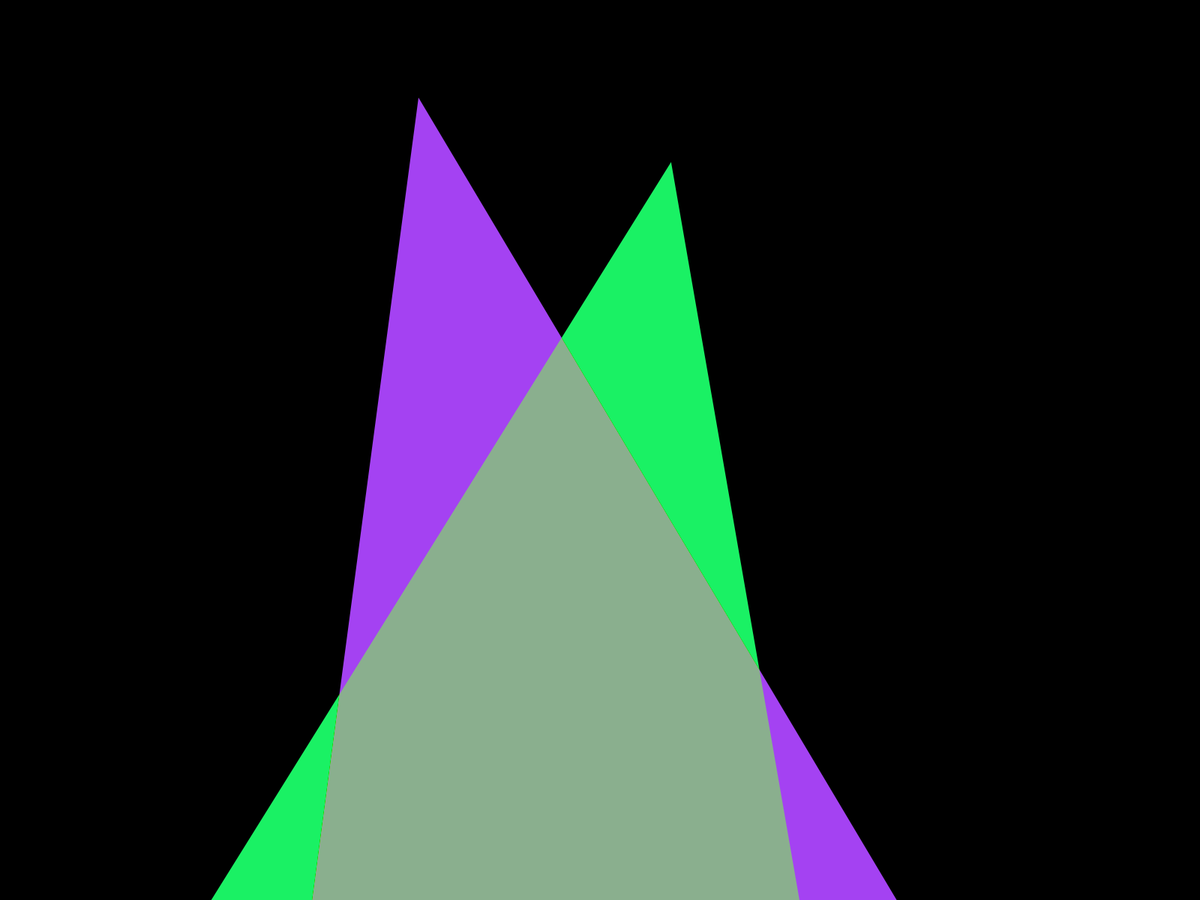
Frame 1 (no input)
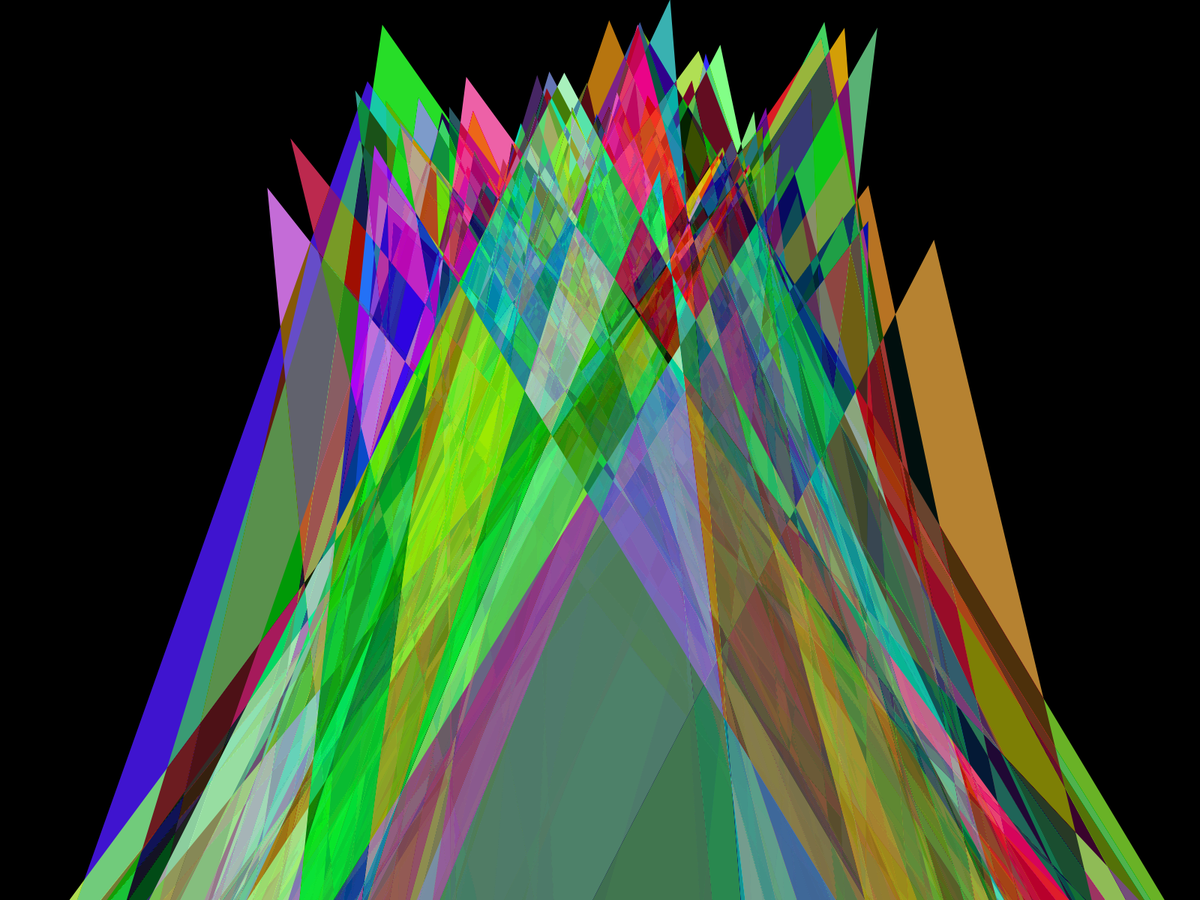
Frame 60 (the mouse pressed at the canvas centre just before this capture)
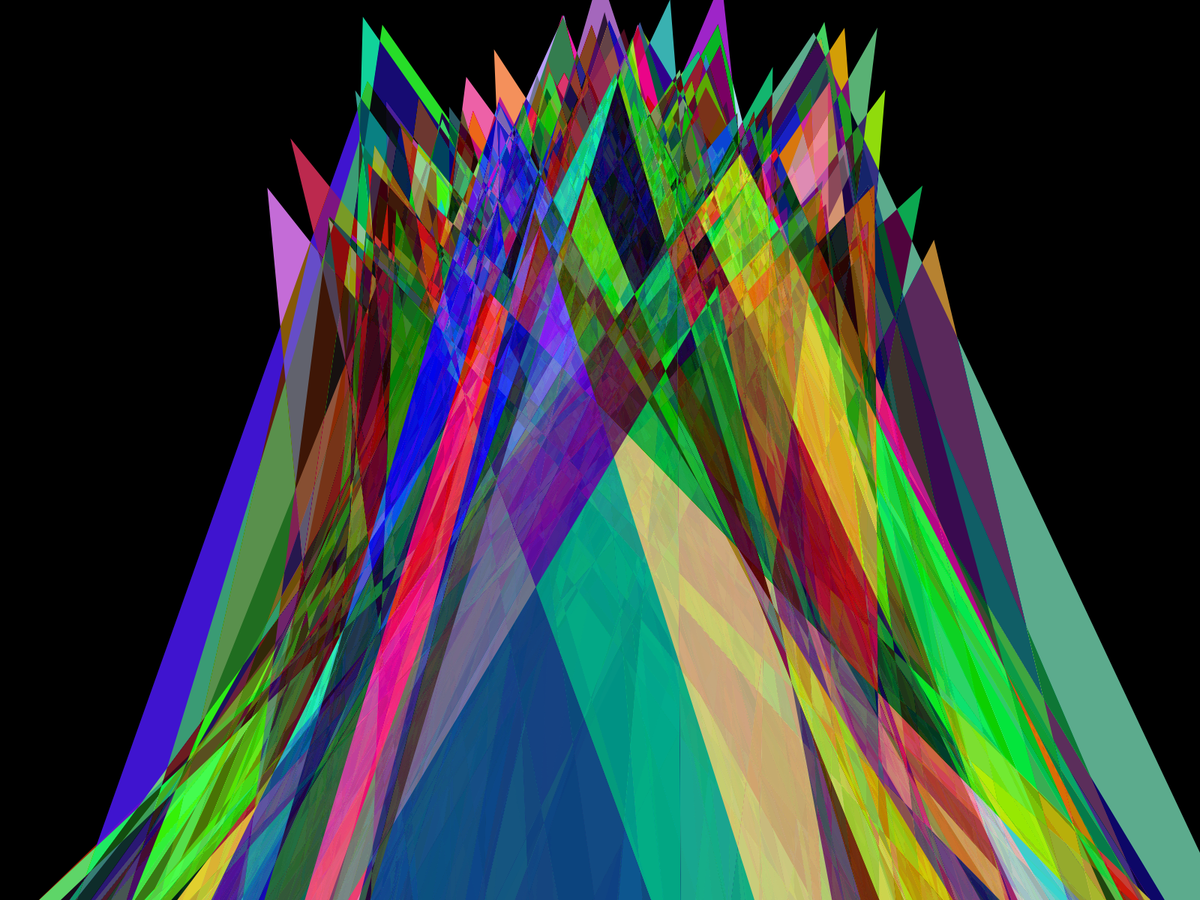
Frame 120 (the mouse held since frame 60 and released just before this capture)

The Processing sketch that drew these frames (run headless with seeded random() and noise(); from frame 60 on, the mouse is pressed at the canvas centre):

// Processing sketch: Project2_Yatco
// ── Project2_Yatco.pde
unit[] brushes;

int iterations;

void setup()
{
  fullScreen();
  background(0);
  
  brushes = new unit[2];
  
  for (int i = 0; i < brushes.length; i++)
  {
    brushes[i] = new unit(); //the specific code that does it ig
    brushes[i].pos = new PVector(width, height); //randomizes position for each unit
  }
}

//std = standard deviation
float Gaussian(float std, float mean) //mean = change the center
{
  return std * randomGaussian() + mean;
}

void draw()
{
  for (int i = 0; i < brushes.length; i++)
  {
  brushes[1].render();
  }
  
  iterations++;
  
  if (iterations >= 200)
  {
    stop();
  }
}

// ── unit.pde
class unit
{
  PVector pos = new PVector(0,0);
  
  void render()
  {
      float maxMWidth = 400;
  
  blendMode(DIFFERENCE);
  
  noStroke();
  
  fill(color(random(0,255), random(0,255), random(0,255)));
  PVector point1 = new PVector(maxMWidth,height); // lower left //add the gaussian constrain here
  PVector point2 = new PVector(width/2 + Gaussian(100,0), constrain(Gaussian(100, 200), 20, height/2)); // top center
  PVector point3 = new PVector(width - maxMWidth, height); // lower right
  triangle(Gaussian(150,point1.x), point1.y, Gaussian(150,point2.x), Gaussian(-20,point2.y), Gaussian(150,point3.x), point3.y);
  }
}
